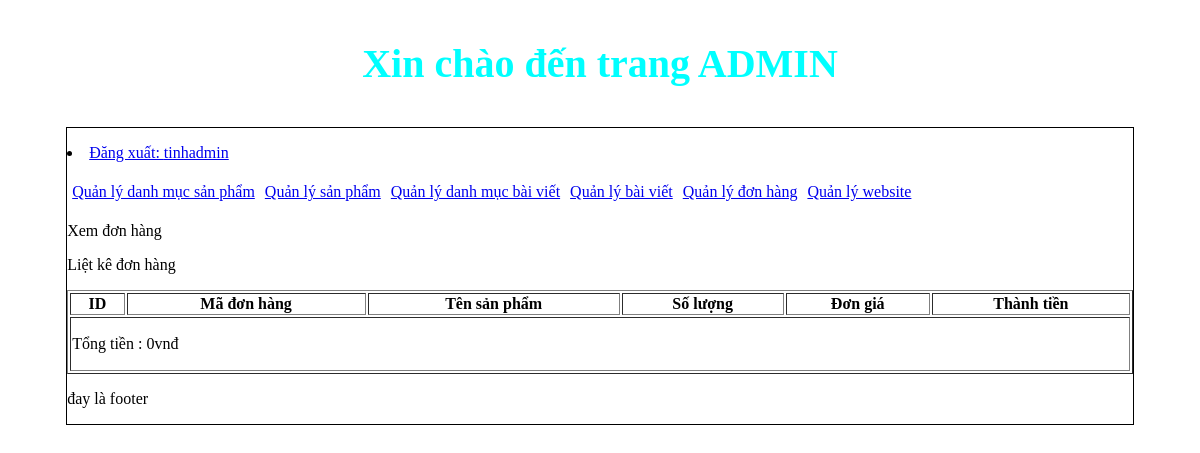
Before: /web_mysqli/admincp/index.php?action=donhang&query=xemdonhang&code=8238 (signed in) with the older database file.
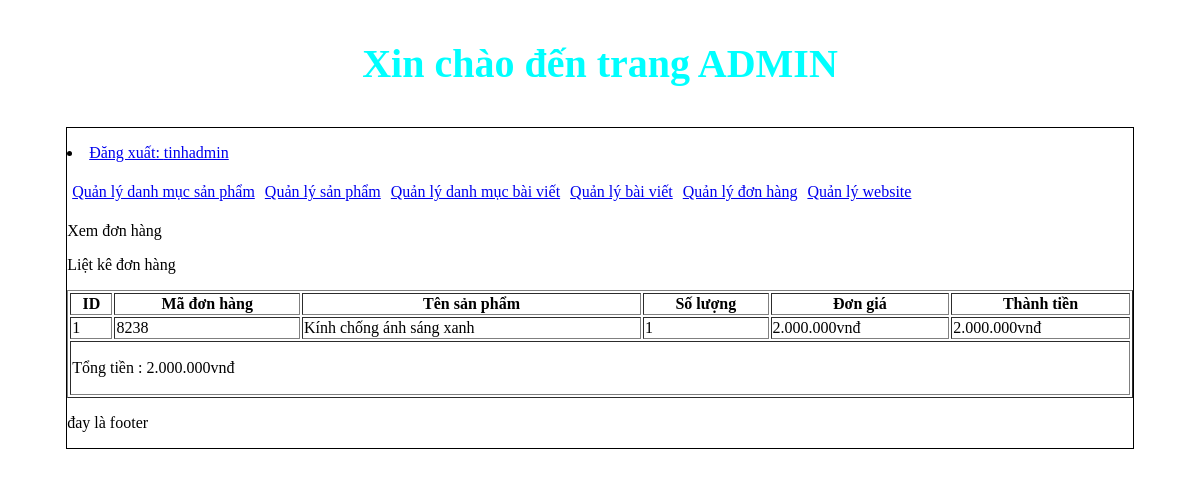
After: the same page with the newer database file.
### tables this page shows
CREATE TABLE `tbl_cart_details` (
  `id_cart_details` int(11) NOT NULL,
  `code_cart` varchar(10) NOT NULL,
  `id_sanpham` int(11) NOT NULL,
  `soluongmua` int(11) NOT NULL
);

CREATE TABLE `tbl_sanpham` (
  `id_sanpham` int(11) NOT NULL,
  `tensp` varchar(255) NOT NULL,
  `masp` varchar(255) NOT NULL,
  `giasp` varchar(50) NOT NULL,
  `soluong` int(11) NOT NULL,
  `hinhanh` varchar(255) NOT NULL,
  `tomtat` text NOT NULL,
  `noidung` text NOT NULL,
  `tinhtrang` int(11) NOT NULL,
  `id_danhmuc` int(11) NOT NULL
);

### web_mysqli/admincp/modules/quanlydonhang/xemdonhang.php (the view)
<p>Xem đơn hàng</p>
<p>Liệt kê đơn hàng</p>
<?php
    $code =$_GET['code'];
    $sql_lietke_dh = "SELECT * FROM tbl_cart_details,tbl_sanpham WHERE tbl_cart_details.id_sanpham = tbl_sanpham.id_sanpham AND
    tbl_cart_details.code_cart = '".$code."' ORDER BY tbl_cart_details.id_cart_details DESC";
    $query_lietke_dh = mysqli_query($mysqli,$sql_lietke_dh);
?>
<table style="width:100%" border="1" style="border-collapse: collapse;">
  <tr>
      <th>ID</th>
    <th>Mã đơn hàng</th>
    <th>Tên sản phẩm</th>
    <th>Số lượng</th>
    <th>Đơn giá</th>
    <th>Thành tiền</th>
  </tr>
  <?php
    $i=0;
    $tongtieng =0;
    while($row = mysqli_fetch_array($query_lietke_dh)){
        $i++;
        $thanhtien = $row['giasp']* $row['soluongmua'];
        $tongtieng += $thanhtien;
  ?>
  <tr>
    <td><?php echo $i ?></td>
    <td><?php echo $row['code_cart'] ?></td>
    <td><?php echo $row['tensp'] ?></td>
    <td><?php echo $row['soluongmua'] ?></td>
    <td><?php echo number_format($row['giasp'],0,',','.'). 'vnđ'  ?></td>
    <td><?php echo number_format ($row['giasp']* $row['soluongmua'],0,',','.'). 'vnđ' ?></td>
  </tr>
  <?php
    }
  ?>
  <tr>
  <td colspan="6">
      <p>Tổng tiền : <?php echo number_format ($tongtieng,0,',','.'). 'vnđ' ?></p>
    </td>
  </tr>
</table>

Changed rows visible on the page:
added tbl_cart_details: code_cart "8238", id_sanpham.tensp "Kính chống ánh sáng xanh", soluongmua "1", id_sanpham.giasp "2.000.000", $row['giasp']* $row['soluongmua'] "2.000.000"
Other visible differences:
$tongtieng: "0" → "2.000.000"
